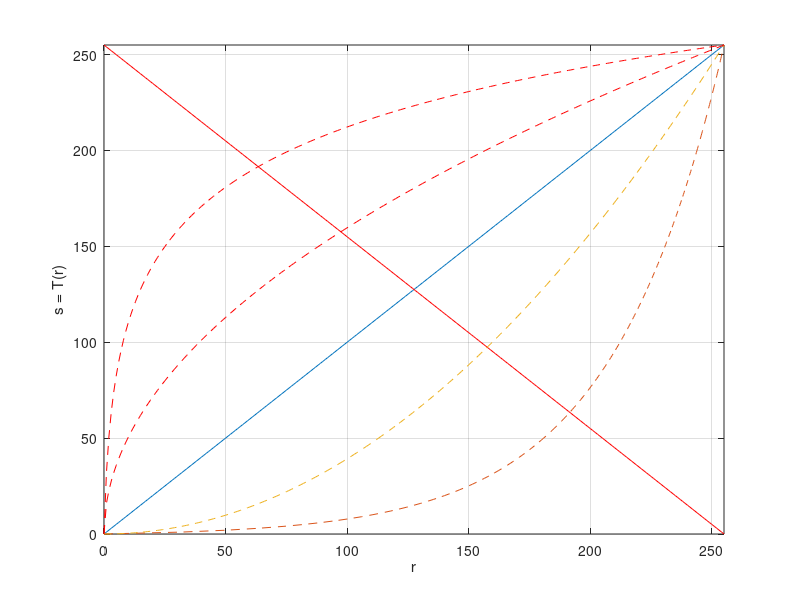

The MATLAB script that drew this image: (Note: this script raises an error after producing the figure.)
clear all;
close all;
clc;

% Quantidade de n?veis de cinza
L = 256;

% N?vel de cinza original
r = 0:L-1;

% Identidade
s = r;

plot(r,s);
hold on
xlabel('r');
ylabel('s = T(r)');
axis([0 255 0 255])
grid on

% Negativo
s = L-1-r;
plot(r,s,'r');

% Log
s = log10(1+r);
s2 = 255*(s/max(s));
plot(r,s2,'r--');
hold on

% Log inverso
s2 = (10).^s -1
s2 = 255*(s2/max(s2));
plot(255*(s/max(s)),s2,'--');

% Pot?ncia
gama = 2
s = (r.^gama)
s = 255*s/max(s)
plot(r,s,'--');

% Raiz
s = sqrt(r)
s = 255*s/max(s)
plot(r,s,'r--');


pause;

I = imread('cameraman.tif');

%histograma da Imagem usando IMHIST
imhist(I,10);pause;
imhist(I,50);pause;
imhist(I); pause;
[COUNTS,X] = imhist(I);

%historgrama da Imagem usando HISt
hist(double(I(:)));pause;
hist(double(I(:)),50);pause;
hist(double(I(:)),256);
[n,x] = hist(double(I(:)));
[n2,x2] = hist(double(I(:)),[0:255]);
